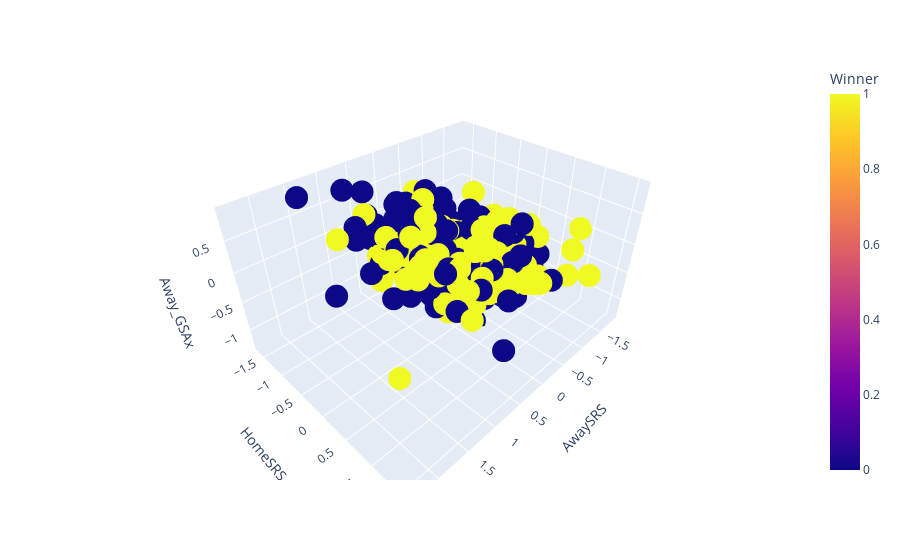

Notebook source saved alongside this figure:
### Code cell
import plotly.express as px
mydfViz = mydf.sample(frac = .05)
fig = px.scatter_3d(mydfViz, x='AwaySRS', y='HomeSRS', z='Away_GSAx',
              color='Winner')
fig.show()

### Figure 1 — Plotly figure (JSON) as saved in the notebook; plotly's stock layout.template omitted (floating-point values rounded to 4 significant figures; data arrays with more than 128 entries replaced by an {"elided": "..."} marker saying what was removed)
{"data": [{"hovertemplate": "AwaySRS=%{x}<br>HomeSRS=%{y}<br>Away_GSAx=%{z}<br>Winner=%{marker.color}<extra></extra>", "legendgroup": "", "marker": {"color": {"elided": "570 int values"}, "coloraxis": "coloraxis", "symbol": "circle"}, "mode": "markers", "name": "", "scene": "scene", "showlegend": false, "type": "scatter3d", "x": {"elided": "570 float values"}, "y": {"elided": "570 float values"}, "z": {"elided": "570 float values"}}], "layout": {"coloraxis": {"colorbar": {"title": {"text": "Winner"}}, "colorscale": [[0, "#0d0887"], [0.1111, "#46039f"], [0.2222, "#7201a8"], [0.3333, "#9c179e"], [0.4444, "#bd3786"], [0.5556, "#d8576b"], [0.6667, "#ed7953"], [0.7778, "#fb9f3a"], [0.8889, "#fdca26"], [1, "#f0f921"]]}, "legend": {"tracegroupgap": 0}, "margin": {"t": 60}, "scene": {"domain": {"x": [0, 1], "y": [0, 1]}, "xaxis": {"title": {"text": "AwaySRS"}}, "yaxis": {"title": {"text": "HomeSRS"}}, "zaxis": {"title": {"text": "Away_GSAx"}}}}}
